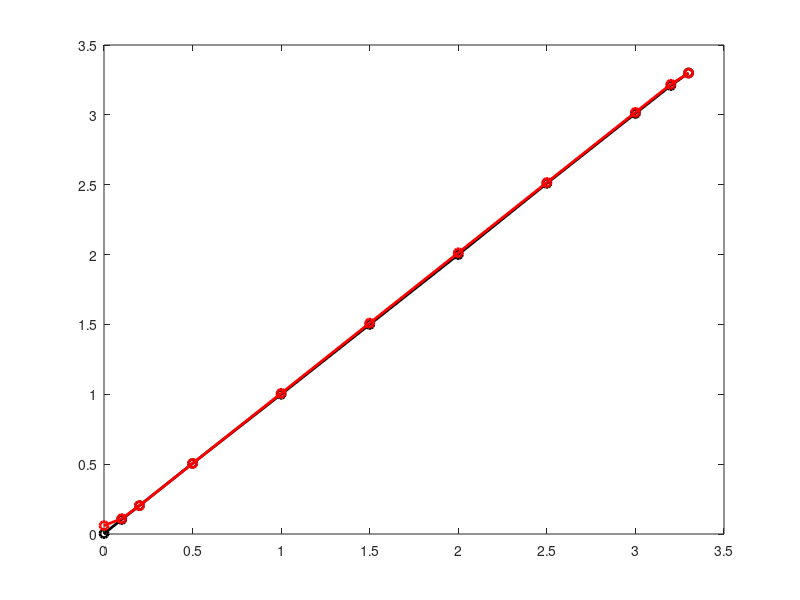
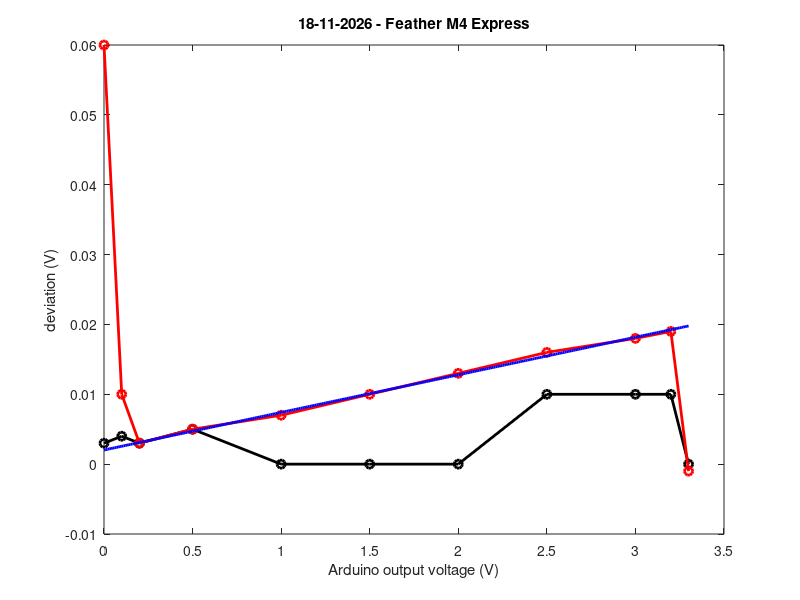

These figures' MATLAB source, in order: (Note: this script raises an error after producing the figures.)
V_setp     = [0     0.1   0.2   0.5   1.0   1.5   2.0   2.5   3.0   3.2   3.3];
V_read_osc = [0.003 0.104 0.203 0.505 1.00  1.50  2.00  2.51  3.01  3.21  3.30];
V_read_ard = [0.060 0.110 0.203 0.505 1.007 1.510 2.013 2.516 3.018 3.219 3.299];

V_diff_osc = V_read_osc - V_setp;
V_diff_ard = V_read_ard - V_setp;

h1 = figure(1); clf
plot(V_setp, V_read_osc, '-ok', 'LineWidth', 2)
hold on
plot(V_setp, V_read_ard, '-or', 'LineWidth', 2)

h2 = figure(2); clf
plot(V_setp, V_diff_osc, '-ok', 'LineWidth', 2, 'DisplayName', 'read oscilloscope')
hold on
plot(V_setp, V_diff_ard, '-or', 'LineWidth', 2, 'DisplayName', 'read Arduino')

str_title = sprintf('%s - Feather M4 Express', datestr(date, 'dd-mm-yyyy'));
title(str_title)
xlabel('Arduino output voltage (V)')
ylabel('deviation (V)')

% Fit over the selection range: 0.2 <= V <= 3.2
sel_V_setp = V_setp(3:end-1);
sel_V_diff_ard = V_diff_ard(3:end-1);
pfit = polyfit(sel_V_setp, sel_V_diff_ard, 1);

fit_V = 0:.01:3.3;
str_fit = sprintf('fit: dev = %.4f x + %.4f (V)', pfit(1), pfit(2));
plot(fit_V, polyval(pfit, fit_V), '-b', 'LineWidth', 2, 'DisplayName', str_fit)
legend('Location', 'NE')

saveFig(2, str_title)